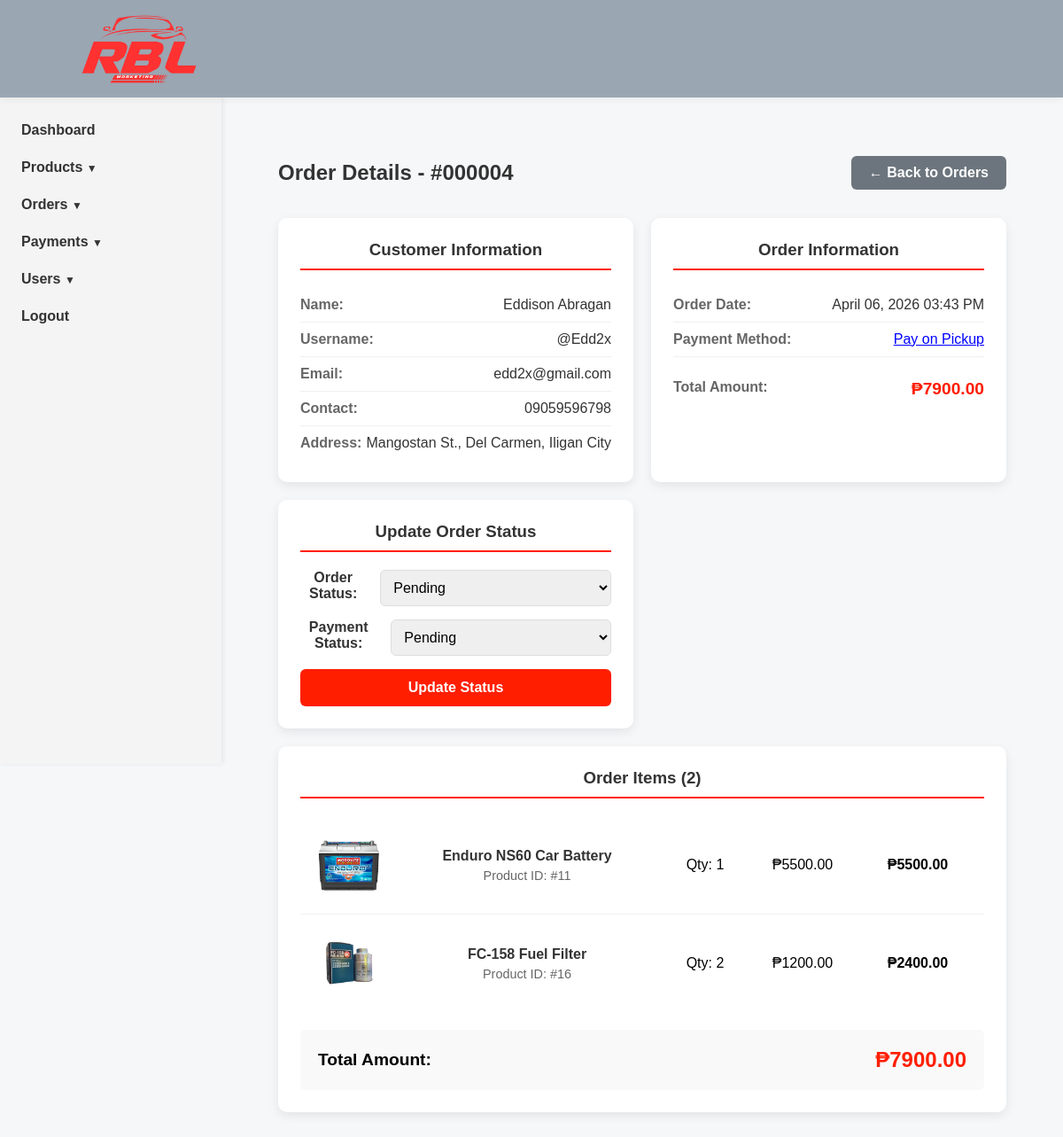
Before: /dashboard/orders/4/ (signed in) with the older database file.
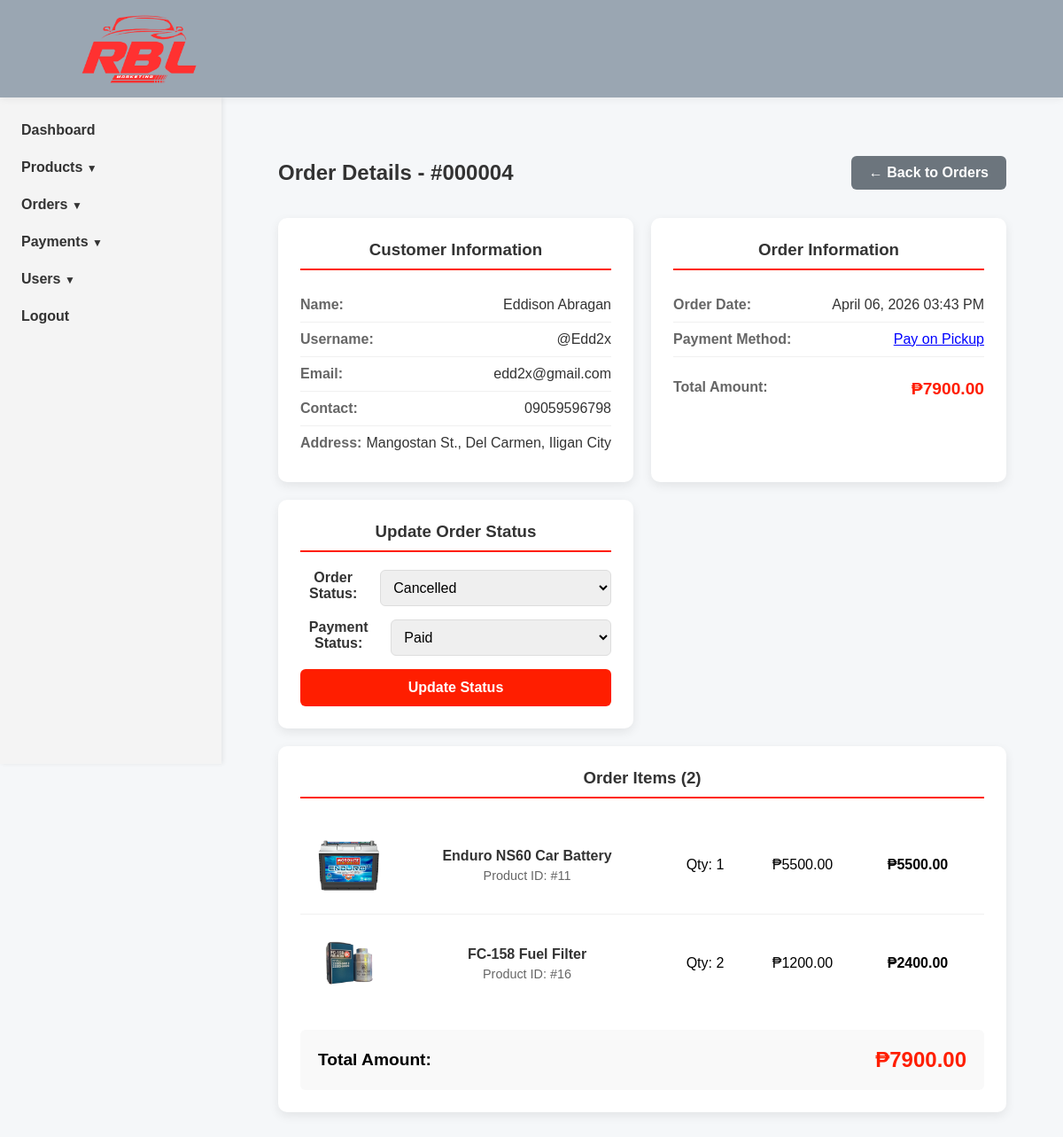
After: the same page with the newer database file.
### orders/models.py (models this page shows, shortened)
class Order(models.Model):
    PAYMENT_CHOICES = (
        ('Pickup', 'Pay on Pickup'),
        ('Online', 'Online Payment (GCash)'),
    )
    STATUS_CHOICES = (
        ('Pending', 'Pending'),
        ('Processing', 'Processing'),
        ('Ready', 'Ready for Pickup'),
        ('Completed', 'Completed'),
        ('Cancelled', 'Cancelled'),
    )
    user = models.ForeignKey(settings.AUTH_USER_MODEL, on_delete=models.CASCADE)
    total_price = models.DecimalField(max_digits=10, decimal_places=2)
    payment_method = models.CharField(max_length=20, choices=PAYMENT_CHOICES, default='Pickup')
    payment_reference = models.CharField(max_length=100, blank=True, null=True)
    payment_proof = models.ImageField(upload_to='payment_proofs/', blank=True, null=True)
    payment_status = models.CharField(max_length=20, default='Pending')
    status = models.CharField(max_length=20, choices=STATUS_CHOICES, default='Pending')
    created_at = models.DateTimeField(auto_now_add=True)

### accounts/models.py (models this page shows)
class CustomUser(AbstractUser):
    middle_name = models.CharField(max_length=50, blank=True, null=True)
    contact_number = models.CharField(max_length=15, blank=True, null=True)
    address = models.TextField(blank=True, null=True)
    birthdate = models.DateField(blank=True, null=True)

### store_dashboard/views.py (the view, shortened to what this page needs)
# urls.py: path('orders/<int:order_id>/', views.dashboard_order_summary, name='dashboard_order_summary'),
@staff_member_required
def dashboard_order_summary(request, order_id):
    order = get_object_or_404(Order, id=order_id)
    context = {
        'order': order,
        'order_items': order.items.all()
    }
    return render(request, 'store_dashboard/dashboard_order_summary.html', context)

### catalog/context_processors.py (called while the page is built)
def global_nav_data(request):
    return {
        'nav_categories': Category.objects.all(),
        'nav_brands': Brand.objects.all(),
    }

### store_dashboard/templates/store_dashboard/dashboard_order_summary.html (shortened to what the changed rows need)
{% extends 'store_dashboard/base_admin.html' %}
{% load static %}
{% block content %}
<main>
    <div class="order-summary-container">
        <div class="summary-header">
            <h2>Order Details - #{{ order.id|stringformat:"06d" }}</h2>
            <a href="{% url 'dashboard_orders' %}" class="back-btn">← Back to Orders</a>
        </div>
        <div class="summary-grid">
            <div class="summary-card">
                <div class="info-row">
                    <span class="label">Name:</span>
                    <span class="value">{{ order.user.first_name }} {{ order.user.last_name }}</span>
                </div>
                <div class="info-row">
                    <span class="label">Username:</span>
                    <span class="value">@{{ order.user.username }}</span>
                </div>
                <div class="info-row">
                    <span class="label">Email:</span>
                    <span class="value">{{ order.user.email }}</span>
                </div>
                <div class="info-row">
                    <span class="label">Contact:</span>
                    <span class="value">{{ order.user.contact_number }}</span>
                </div>
                <div class="info-row">
                    <span class="label">Address:</span>
                    <span class="value">{{ order.user.address }}</span>
                </div>
            </div>
            <div class="summary-card">
                <div class="info-row">
                    <span class="label">Order Date:</span>
                    <span class="value">{{ order.created_at|date:"F d, Y h:i A" }}</span>
                </div>
                <div class="info-row">
                    <span class="value">
                        <a href="{% url 'dashboard_payments' %}?search={{ order.id }}" style="color: blue; text-decoration: underline;">
                            {{ order.get_payment_method_display }}
                        </a>
                    </span>
                </div>
                <div class="info-row" style="margin-top: 15px;">
                    <span class="label">Total Amount:</span>
                    <span class="value amount">₱{{ order.total_price|floatformat:2 }}</span>
                </div>
            </div>
            <div class="summary-card">
                <form method="POST" action="{% url 'dashboard_order_summary' order.id %}">
                    <div class="form-group">
                        <label for="order_status">Order Status:</label>
                        <select name="order_status" id="order_status" required>
                            <option value="Pending" {% if order.status == 'Pending' %}selected{% endif %}>Pending</option>
                            <option value="Cancelled" {% if order.status == 'Cancelled' %}selected{% endif %}>Cancelled</option>
                        </select>
                    </div>
                    <div class="form-group">
                        <label for="payment_status">Payment Status:</label>
                        <select name="payment_status" id="payment_status" required>
                            <option value="Pending" {% if order.payment_status == 'Pending' %}selected{% endif %}>Pending</option>
                            <option value="Paid" {% if order.payment_status == 'Paid' %}selected{% endif %}>Paid</option>
                        </select>
                    </div>
                </form>
            </div>
        </div>
        <div class="summary-card items-card">
            <div class="order-total" style="text-align: right; margin-top: 15px; font-size: 1.2rem;">
                <span>Total Amount:</span>
                <span class="total-value" style="font-weight: bold; color: #ff1e00;">₱{{ order.total_price|floatformat:2 }}</span>
            </div>
        </div>
    </div>
</main>
{% endblock %}

Changed rows visible on the page:
changed Order "Pay on Pickup": order_status "Pending" → "Cancelled"; payment_status "Pending" → "Paid"
